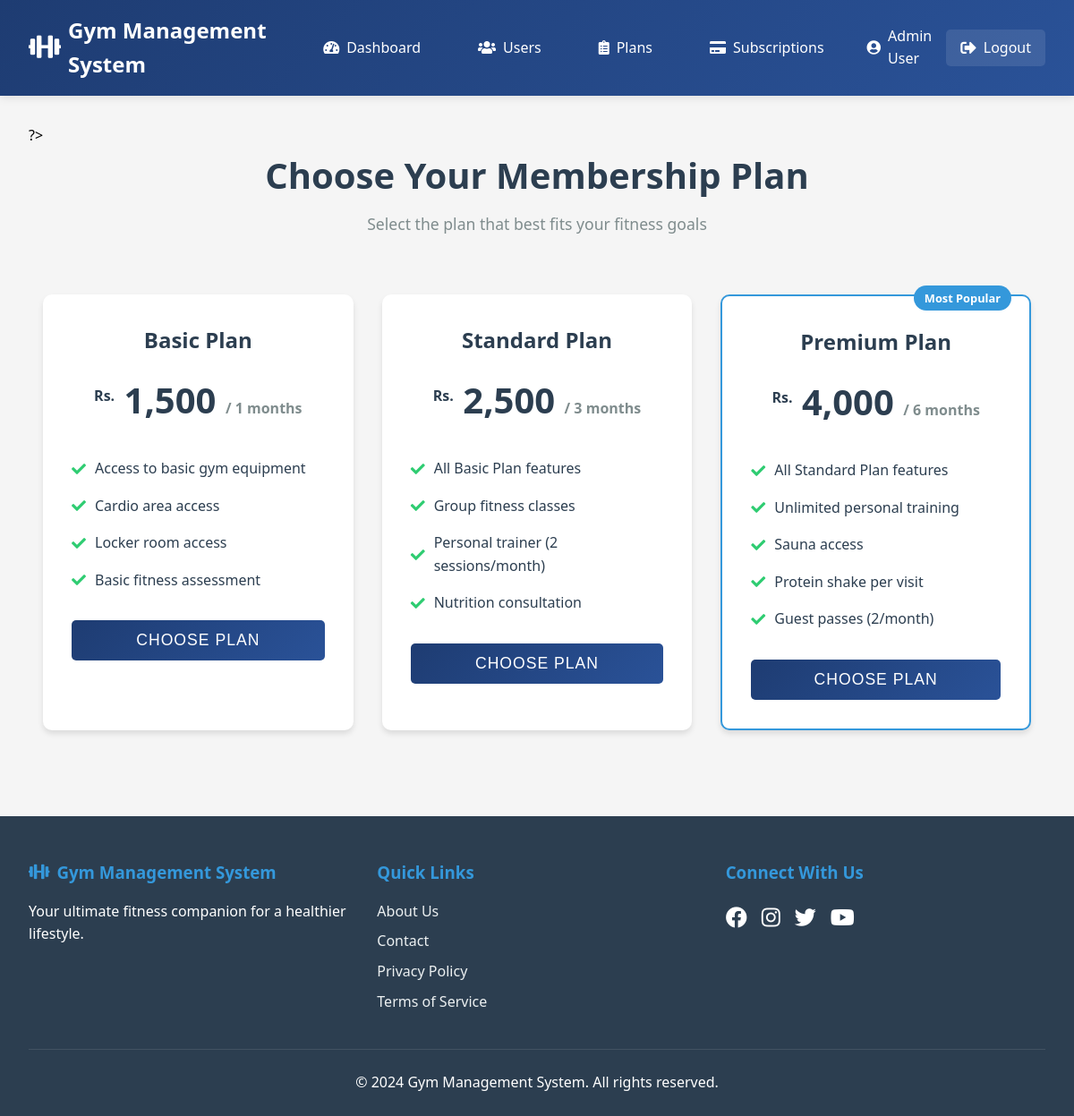
Screenshot of /user/membership.php (signed in) with the database file from the repository.
### tables this page shows
CREATE TABLE gym_plans (
    plan_id INT AUTO_INCREMENT PRIMARY KEY,
    plan_name VARCHAR(100) NOT NULL,
    plan_description TEXT,
    plan_price DECIMAL(10, 2) NOT NULL,
    plan_duration INT NOT NULL  
);

### user/membership.php (the view, shortened to what this page needs)
<?php
require_once '../includes/header.php';
$user_id = $_SESSION['user_id'];
$plans_sql = "SELECT * FROM gym_plans ORDER BY plan_price ASC";
$plans_result = mysqli_query($con, $plans_sql);
$subscription_sql = "SELECT s.*, g.plan_name, g.plan_duration
                    FROM subscriptions s
                    JOIN gym_plans g ON s.plan_id = g.plan_id
                    WHERE s.user_id = ? AND s.payment_status = 'Approved'
                    AND s.subscription_date <= NOW()
                    AND DATE_ADD(s.subscription_date, INTERVAL g.plan_duration MONTH) > NOW()";
$stmt = mysqli_prepare($con, $subscription_sql);
mysqli_stmt_bind_param($stmt, "i", $user_id);
mysqli_stmt_execute($stmt);
$current_subscription = mysqli_stmt_get_result($stmt)->fetch_assoc();
?>
<div class="container">
    <div class="membership-header">
        <h1>Choose Your Membership Plan</h1>
        <p class="subtitle">Select the plan that best fits your fitness goals</p>
    </div>
    <div class="membership-grid">
        <?php while ($plan = mysqli_fetch_assoc($plans_result)): ?>
        <div class="plan-card <?php echo $plan['plan_name'] === 'Premium Plan' ? 'featured' : ''; ?>">
            <?php if ($plan['plan_name'] === 'Premium Plan'): ?>
            <div class="featured-badge">Most Popular</div>
            <?php endif; ?>
            <div class="plan-header">
                <h3><?php echo htmlspecialchars($plan['plan_name']); ?></h3>
                <div class="plan-price">
                    <span class="currency">Rs.</span>
                    <span class="amount"><?php echo number_format($plan['plan_price']); ?></span>
                    <span class="duration">/ <?php echo $plan['plan_duration']; ?> months</span>
                </div>
            </div>
            <div class="plan-features">
                <?php
                $features = explode("\n", $plan['plan_description']);
                foreach ($features as $feature):
                ?>
                <div class="feature-item">
                    <i class="fas fa-check"></i>
                    <span><?php echo htmlspecialchars(trim($feature)); ?></span>
                </div>
                <?php endforeach; ?>
            </div>
            <form method="POST" class="plan-action">
                <button type="submit" class="btn btn-primary <?php echo $current_subscription ? 'disabled' : ''; ?>"
                        <?php echo $current_subscription ? 'disabled' : ''; ?>>
                    <?php echo $current_subscription ? 'Already Subscribed' : 'Choose Plan'; ?>
                </button>
            </form>
        </div>
        <?php endwhile; ?>
    </div>
</div>
<link rel="stylesheet" href="https://cdnjs.cloudflare.com/ajax/libs/font-awesome/5.15.4/css/all.min.css">
<?php require_once '../includes/footer.php'; ?>

### assets/css/style.css (style rules this page uses)
* { margin: 0; padding: 0; box-sizing: border-box; }
body { font-family: 'Segoe UI', Tahoma, Geneva, Verdana, sans-serif; line-height: 1.6; background-color: #f5f5f5; min-height: 100vh; display: flex; flex-direction: column; }
.btn { display: inline-block; padding: 8px 16px; border: none; border-radius: 4px; cursor: pointer; }
.btn-primary { background-color: #007bff; color: white; }

### assets/css/auth.css (style rules this page uses)
.btn { width: 100%; padding: 0.8rem; border: none; border-radius: 5px; font-size: 1rem; font-weight: 500; cursor: pointer; display: flex; align-items: center; justify-content: center; gap: 0.5rem; transition: all 0.3s ease; }
.btn-primary { background: linear-gradient(135deg, #1e3c72 0%, #2a5298 100%); color: white; }

### user/membership.php (style rules this page uses)
.membership-header { text-align: center; margin-bottom: 3rem; }
.membership-header h1 { font-size: 2.5rem; color: #2c3e50; margin-bottom: 0.5rem; }
.subtitle { color: #7f8c8d; font-size: 1.1rem; }
.membership-grid { display: grid; grid-template-columns: repeat(auto-fit, minmax(300px, 1fr)); gap: 2rem; padding: 1rem; }
.plan-card { background: white; border-radius: 10px; padding: 2rem; position: relative; transition: transform 0.3s ease; box-shadow: 0 4px 6px rgba(0, 0, 0, 0.1); }
.plan-card.featured { border: 2px solid #3498db; }
.featured-badge { position: absolute; top: -12px; right: 20px; background: #3498db; color: white; padding: 4px 12px; border-radius: 20px; font-size: 0.8rem; font-weight: bold; }
.plan-header { text-align: center; margin-bottom: 2rem; }
.plan-header h3 { color: #2c3e50; font-size: 1.5rem; margin-bottom: 1rem; }
.plan-price { font-size: 2.5rem; color: #2c3e50; font-weight: bold; }
.currency { font-size: 1rem; vertical-align: super; }
.duration { font-size: 1rem; color: #7f8c8d; }
.plan-features { margin: 2rem 0; }
.feature-item { display: flex; align-items: center; margin-bottom: 1rem; color: #2c3e50; }
.feature-item i { color: #2ecc71; margin-right: 10px; }
.plan-action { text-align: center; }
.plan-action .btn { width: 100%; padding: 12px; font-size: 1.1rem; text-transform: uppercase; letter-spacing: 1px; }

### rows the page displays
gym_plans: plan_name "Basic Plan", plan_price "1,500", plan_duration "1", plan_description "Access to basic gym equipment", plan_description "Cardio area access", plan_description "Locker room access", plan_description "Basic fitness assessment"
gym_plans: plan_name "Standard Plan", plan_price "2,500", plan_duration "3", plan_description "All Basic Plan features", plan_description "Group fitness classes", plan_description "Personal trainer (2 sessions/month)", plan_description "Nutrition consultation"
gym_plans: shows "Most Popular", plan_name "Premium Plan", plan_price "4,000", plan_duration "6", plan_description "All Standard Plan features", plan_description "Unlimited personal training", plan_description "Sauna access", plan_description "Protein shake per visit", plan_description "Guest passes (2/month)"

### other values shown
SITE_NAME "Gym Management System"
$_SESSION['full_name'] "Admin User"
